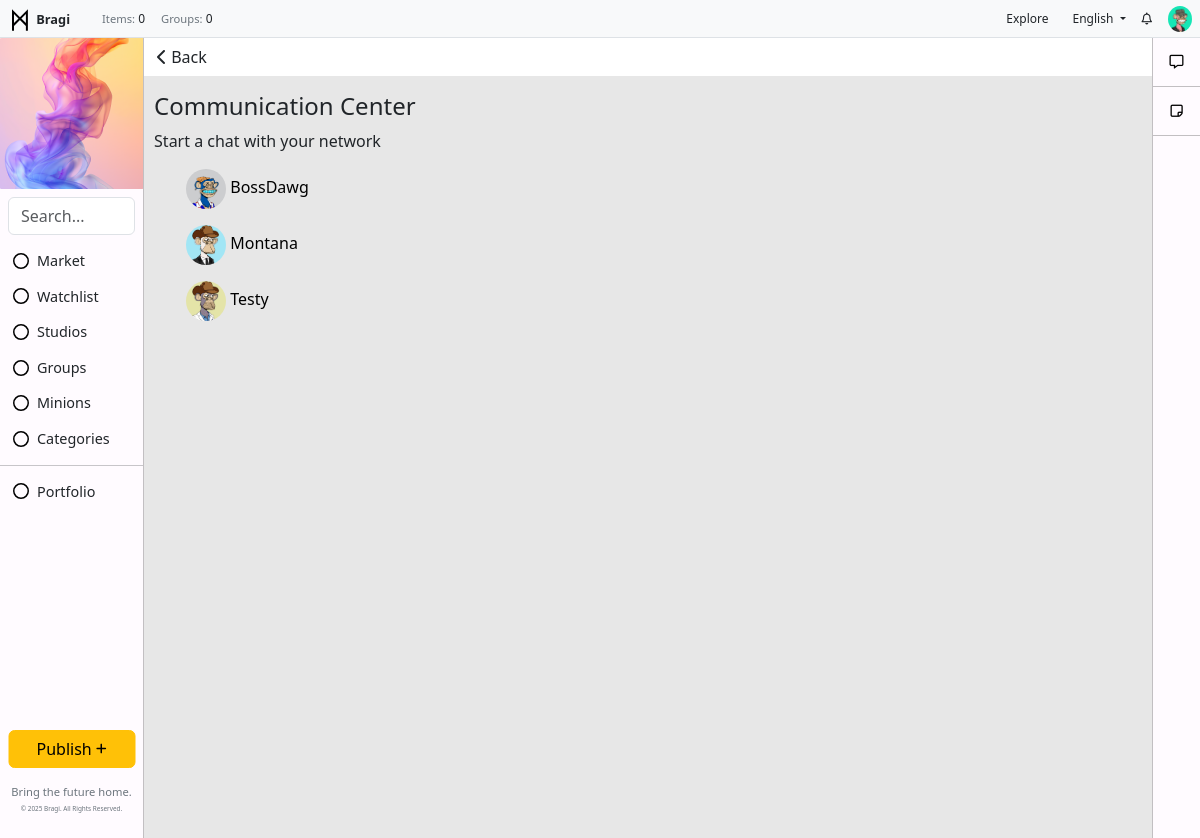
Page /chat/ (signed in) on the earlier database version.
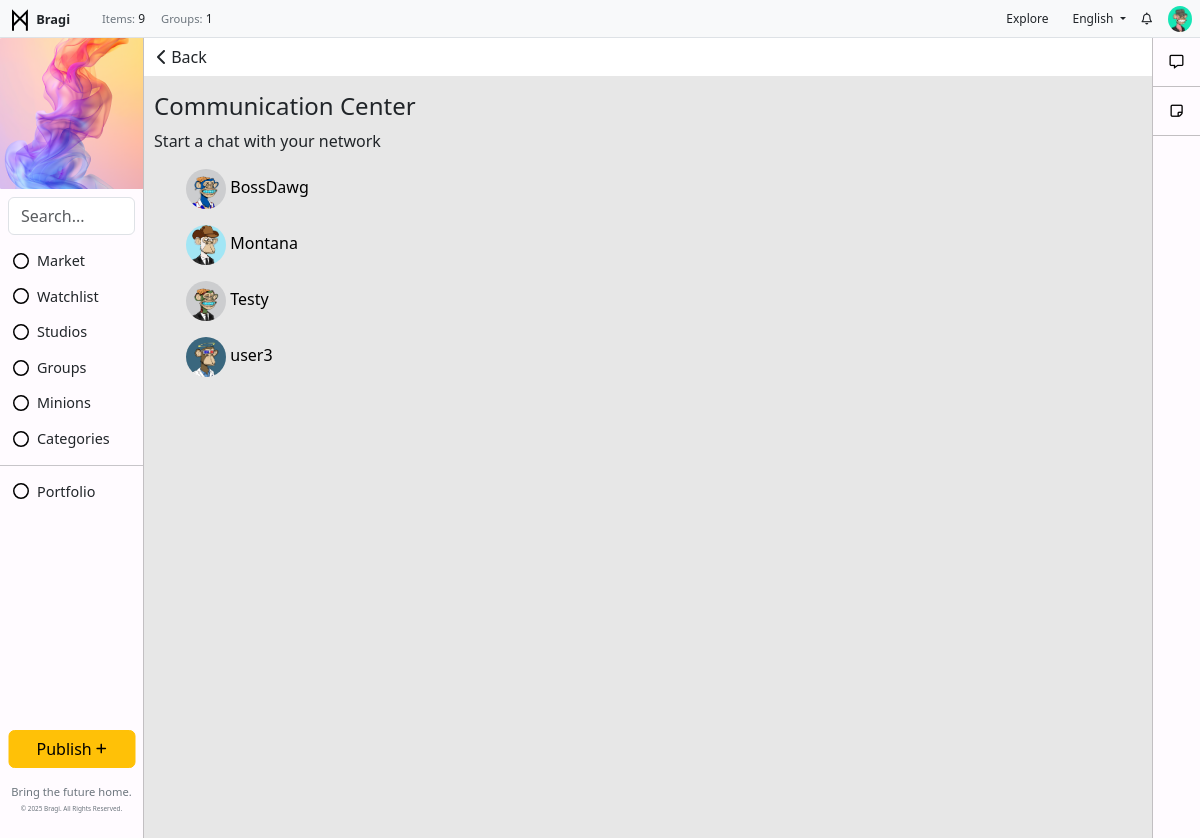
Same page on the later database version.
### toolbar/models.py (models this page shows, shortened)
class ToolbarItem(models.Model):
    icon = models.FileField(upload_to='toolbar_images/', blank=True, null=True)  # Image upload field
    name = models.CharField(max_length=100)
    url = models.CharField(max_length=200, blank=True, null=True)
    order = models.IntegerField(default=0)
    visible = models.BooleanField(default=True)
    class Meta:
        ordering = ['order']

class UsersItem(models.Model):
    name = models.CharField(max_length=255)
    icon = models.FileField(upload_to='toolbar_images/', blank=True, null=True)  # Image upload field
    description = models.TextField(blank=True, null=True)
    visible = models.BooleanField(default=True)

### followers/models.py (models this page shows, shortened)
class Follow(models.Model):
    follower = models.ForeignKey(
        settings.AUTH_USER_MODEL,
        related_name='following',
        on_delete=models.CASCADE
    )
    followed = models.ForeignKey(
        settings.AUTH_USER_MODEL,
        related_name='followers',
        on_delete=models.CASCADE
    )
    created_at = models.DateTimeField(auto_now_add=True)
    class Meta:
        unique_together = ('follower', 'followed')  # Ensure a user can't follow the same user multiple times

### users/models.py (models this page shows, shortened)
class UserProfile(models.Model):
    user = models.OneToOneField(User, on_delete=models.CASCADE)
    bio = models.TextField(blank=True, null=True)  # Bio field
    profile_picture = models.ImageField(upload_to='profile_pictures/', null=True, blank=True)  # Profile picture
    location = models.CharField(max_length=255, blank=True, null=True)  # New location field

### chat/views.py (the view)
# urls.py: path('', views.communication_center, name='communication_center'),
@login_required
def communication_center(request):
    following = Follow.objects.filter(follower=request.user).select_related('followed')
    for follow in following:
        follow.followed.profile_picture_url = (
            follow.followed.userprofile.profile_picture.url if follow.followed.userprofile.profile_picture else None
        )
    return render(request, "chat/communication_center.html", {"following": following})

### backend/context_processors.py (called while the page is built)
def published_posts_count(request):
    count = Post.objects.filter(status='published').count()
    return {'published_posts_count': count}

def toolbar_items(request):
    return {
        'toolbar_items': ToolbarItem.objects.filter(visible=True),
        'toolbar_ad': ToolbarAd.objects.filter(visible=True).first(),
        'toolbar_user_items': UsersItem.objects.filter(visible=True),  # Plural name for consistency
    }

def group_count(request):
    return {'group_count': Group.objects.count()}

### chat/templates/chat/communication_center.html
{% extends "base.html" %}
{% block content %}
<div class="text-left" style="position: sticky; top: 0; margin: 0; padding: 0; background-color: #ffffff; border-bottom: 1px solid var(--navbar-border-color);">
    <button onclick="window.history.back();" class="btn">
        <i class="fa-solid fa-chevron-left"></i> Back
    </button>
</div>
<div style="padding: 16px 1%;">
    <h4>Communication Center</h4>
    <p>Start a chat with your network</p>
    <ul style="list-style: none;">
        {% for follow in following %}
        <li class="my-3">
            <a href="{% url 'chat_thread' follow.followed.id %}" style="text-decoration: none; color: black;">
                <img src="{% if follow.followed.userprofile.profile_picture %}{{ follow.followed.userprofile.profile_picture.url }}{% else %}/static/img/circle-user-regular.svg{% endif %}"
     alt="{{ follow.followed.username }}'s profile picture"
     style="width: 40px; height: 40px; border-radius: 50%;">
                {{ follow.followed.username }}
            </a>
        </li>
        {% empty %}
        <li>
            <p class="alert alert-warning">
                You are not following anyone yet! Grow your network to start communications.
            </p>
        </li>
        {% endfor %}
    </ul>
</div>
{% endblock %}

### templates/base.html (shortened to what the changed rows need)
{% load static %}
<!DOCTYPE html>
<html lang="en">
<head>
    <link href="https://cdn.jsdelivr.net/npm/bootstrap@5.3.0-alpha1/dist/css/bootstrap.min.css" rel="stylesheet">
    <link rel="stylesheet" href="https://cdnjs.cloudflare.com/ajax/libs/font-awesome/6.0.0-beta3/css/all.min.css">
    <link rel="stylesheet" href="{% static 'css/styles.css' %}">
</head>
<body>
    {% if user.is_authenticated %}
    <div class="container-fluid">
        <div class="row fixed-top px-2 py-0 bg-light border-bottom" style="height: 38px; z-index: 1000;">
            <div class="col-auto d-flex align-items-center">
                <a href="/" class="text-decoration-none">
                    <img src="{% static 'img/logo.svg' %}" alt="Icon" style="width: 24px; height: 24px; color: #000000;">
                    <span class="fw-semibold text-dark m-0" style="font-size: .8rem;">Bragi</span>
                </a>
            </div>
            <div class="col d-flex align-items-center">
                <ul class="navbar-nav d-flex flex-row m-0" style="font-size: 0.75rem;">
                    <li class="nav-item mx-2">
                        <p class="m-0"> <span class="text-secondary" style="font-size: .7rem;">Items:</span> {{ published_posts_count }}</p>
                    </li>
                    <li class="nav-item mx-2">
                        <p class="m-0"> <span class="text-secondary" style="font-size: .7rem;">Groups:</span> {{ group_count }}</p>
                    </li>
                </ul>
            </div>
            <div class="col d-flex justify-content-end align-items-center" style="height: 38px;">
                <ul class="navbar-nav d-flex flex-row m-0 align-items-center">
                    <li class="nav-item mx-2">
                        <a href="/" class="nav-link btn btn-warning py-1 px-2" style="font-size: 0.75rem;">Explore</a>
                    </li>
                    <li class="nav-item dropdown mx-2">
                        <a class="nav-link dropdown-toggle" id="dropdownMenuLink" role="button" data-bs-toggle="dropdown" aria-expanded="false" style="font-size: 0.75rem;">
                            English
                        </a>
                    </li>
                    <li class="nav-item mx-2">
                        <a href="{% url 'notifications_list' %}" class="nav-link text-decoration-none" style="color: inherit; text-decoration: none; font-size: 0.75rem;">
                            <i class="fa-regular fa-bell"></i>
                        </a>
                    </li>
                    <li class="nav-item dropdown" style="margin-left: 8px;">
                        <a href="#" class="nav-link" id="dropdownUser2" role="button" data-bs-toggle="dropdown" aria-expanded="false" style="padding: 3px 0;">
                            {% if request.user.is_authenticated and request.user.userprofile.profile_picture %}
                                <img src="{{ request.user.userprofile.profile_picture.url }}" alt="Profile Picture" class="rounded-circle" style="width: 24px; height: auto; object-fit: cover;">
                            {% else %}
                                <i class="fas fa-user-circle" style="width: 24px; height: 24px; object-fit: cover;"></i>
                            {% endif %}
                        </a>
                    </li>
                </ul>
            </div>
        </div>
            <div class="row" style="margin-top: 38px; position: relative; display: flex; height: 100vh;">
                <div class="col-auto" style="position: fixed; top: 38px; left: 0; bottom: 0; width: 144px; background-color: #FFFBFF; border-right: 1px solid #C2BFC2; margin: 0; padding: 0;">
                    {% if toolbar_ad %}
                    <div  style="display: flex; justify-content: center; align-items: center; overflow: hidden;">
                        {% if toolbar_ad.image %}
                            <a href="{{ toolbar_ad.url }}" target="_blank">
                                <img src="{{ toolbar_ad.image.url }}" alt="{{ toolbar_ad.alt_text }}">
                            </a>
                        {% else %}
                            <p>No toolbar image available.</p>
                        {% endif %}
                    </div>
                    {% else %}
                        <p>No toolbar ad found.</p>
                    {% endif %}
                    <form class="search-form m-2" method="get" action="{% url 'post_list' %}">
                        <input class="form-control" type="search" name="q" placeholder="Search..." aria-label="Search" value="{{ query|default:'' }}">
                    </form>
                    <ul class="list-unstyled">
                        <li class="nav-item">
                            <ul class="list-unstyled">
                                {% for item in toolbar_items %}
                                    {% if item.visible %}
                                        <li class="nav-item">
                                            <a href="{{ item.url }}" class="btn btn-toggle align-items-center" style="display: flex; align-items: center;">
                                                {% if item.icon %}
                                                <img src="{{ item.icon.url }}" alt="{{ item.name }} icon" class="icon-class" style="width: 16px; height: 16px; margin-right: 8px;">
                                                {% endif %}
                                                <span class="" style="font-size: .9rem;">{{ item.name }}</span>
                                            </a>
                                        </li>
                                    {% endif %}
                                {% endfor %}
                            </ul>
                        </li>
                        <li><hr class="my-2"></li>
                        <li class="nav-item">
                            <ul class="list-unstyled">
                                {% for toolbar_user_item in toolbar_user_items %}
                                    <li class="nav-item" style="text-decoration: none;">
                                        <a class="btn btn-toggle align-items-center" style="text-decoration: none; display: flex; align-items: center;" type="button" data-bs-toggle="collapse" data-bs-target="#collapse-{{ toolbar_user_item.id }}" aria-expanded="false" aria-controls="collapse-{{ toolbar_user_item.id }}">
                                            {% if toolbar_user_item.icon %}
                                                <img src="{{ toolbar_user_item.icon.url }}" alt="{{ toolbar_user_item.name }} icon" class="icon-class" style="width: 16px; height: 16px; margin-right: 8px;">
                                            {% endif %}
                                            <span class="" style="font-size: .9rem;">{{ toolbar_user_item.name }}</span>
                                        </a>
                                    </li>
                                {% endfor %}
                            </ul>
                        </li>
                    </ul>
                    <ul class="navbar-nav position-absolute bottom-0 start-50 translate-middle-x w-100 p-2">
                        <li class="nav-item mb-3">
                            <a href="{% url 'post_create' %}" class="btn btn-warning w-100">Publish <i class="fas fa-plus fa-xs"></i></a>
                        </li>
                        <li class="nav-item">
                            <p class="mb-0 text-center" style="font-size: 0.7rem; line-height: 1.5; color: #6c757d;">
                                Bring the future home.
                            </p>
                            <p class="text-center mt-1" style="color: #6c757d; font-size: 0.4rem;">
                                &copy; {% now "Y" %} Bragi. All Rights Reserved.
                            </p>
                        </li>
                    </ul>
                </div>
                <div class="col" style="padding: 0; margin-left: 144px; margin-right: 48px; background:rgb(231, 231, 231)">
                        {% block content %}{% endblock %}
                </div>
                <div class="col-auto" style="position: fixed; top: 38px; right: 0; bottom: 0; width: 48px; background-color: #FFFBFF; border-left: 1px solid #C2BFC2; margin: 0; padding: 0;">
                    <ul class="nav nav-flush flex-column text-center">
                        <li class="nav-item" style="border-bottom: 1px solid #C2BFC2; margin: 0; padding: 12px; ">
                            <a href="{% url 'communication_center' %}" style="color: #000000; margin: 0; padding: 0;" aria-current="page" title="Communication Center" data-bs-toggle="tooltip" data-bs-placement="right">
                                <i class="fa-regular fa-message fa-sm"></i>
                            </a>
                        </li>
                        <li class="nav-item" style="border-bottom: 1px solid #C2BFC2; margin: 0; padding: 12px; ">
                            <a href="{% url 'draft_posts' %}" style="color: #000000; margin: 0; padding: 0;" aria-current="page" title="Drafts" data-bs-toggle="tooltip" data-bs-placement="right">
                                <i class="fa-regular fa-note-sticky fa-sm"></i>
                            </a>
                        </li>
                    </ul>
                </div>
            </div>
    </div>
    {% endif %}
</body>
</html>

Differences in the rows shown:
changed through a linked row, Follow "Testy": followed.profile_picture: a different picture
added Follow: followed.profile_picture (picture), followed.username "user3"
Other differences:
{{ published_posts_count }}: "0" → "9"
{{ group_count }}: "0" → "1"
